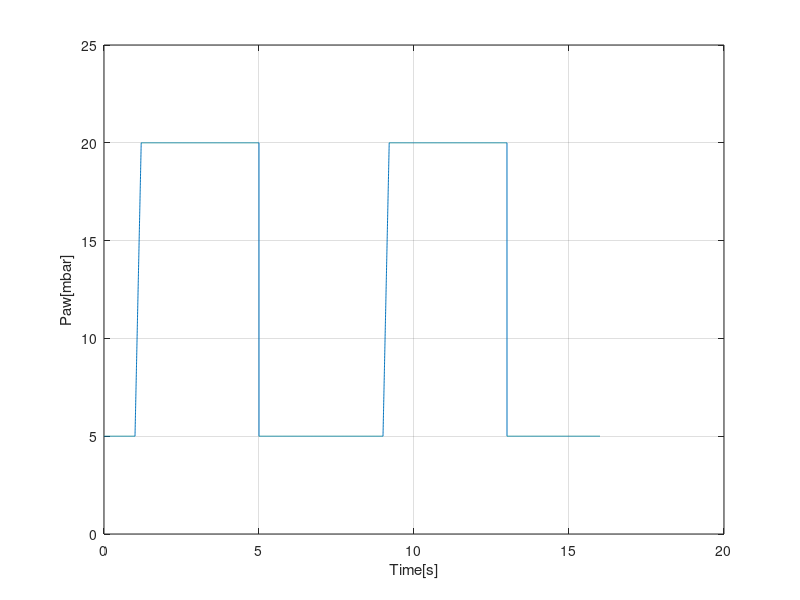

The MATLAB script that drew this image: (Note: this script raises an error after producing the figure.)
clc
clear all
close all

%%
R_lung = 5/1000;
C_lung = 20;
R_leak = 60/1000;
R_hose = 4.5/1000;
wn = 2*pi*30;

A_h = -(1/R_hose + 1/R_leak)/(R_lung*C_lung*(1/R_lung+1/R_hose+1/R_leak));
B_h = (1/R_hose)/(R_lung*C_lung*(1/R_lung+1/R_hose+1/R_leak));
C_h = [( 1/R_lung/(1/R_lung+1/R_hose+1/R_leak)),  -(1/R_hose+1/R_leak)/(R_lung*(1/R_lung+1/R_hose+1/R_leak))]';
D_h = [ (1/R_hose/(1/R_lung+1/R_hose+1/R_leak)) , (1/R_hose / (R_lung*(1/R_lung+1/R_hose+1/R_leak)))]';

fprintf("Value of A_h B_h C_h & D_h  is : %f\n %f\n ", A_h,B_h);
fprintf("Value of C_h is: \n")
disp(C_h)
fprintf("Value of D_h is: \n")
disp(D_h)

%%
%patient hose H_s
s = tf("s");
H_s = C_h*(inv(s*eye(1)-A_h))*B_h + D_h;
fprintf("Patient hose transfer function is: \n")
H_s

%Blower B_s
zeta = 1;
B_s = (wn^2)/(s^2 + 2*zeta*wn*s + wn^2);

fprintf("Blower transfer function is: \n")
B_s

fprintf("Overall plant transfer function is : \n")
B_s*H_s


t = 0:0.001:16;
pset_t = 5*(t>=0)+(75*((t-1).*(t-1>=0)))-(75*((t-1.2).*(t-1.2>=0)))-15*(t-5>=0);%slope of the ramp 75mbar/sec
pset_t_secondcycle =(75*(((t-8)-1).*((t-8)-1>=0)))-(75*(((t-8)-1.2).*((t-8)-1.2>=0)))-15*((t-8)-5>=0);
u = pset_t+pset_t_secondcycle;
figure(1)
plot(t,[pset_t+pset_t_secondcycle])
xlabel("Time[s]")
ylabel("Paw[mbar]")
grid on

ki =[0,0.4,10];

%Paw plot for different ki
for i = 1:length(ki)
    
    C_s(i) = ki(i)/s;
    closed_loopsys_Paw(i) = (1+C_s(i))*((B_s*H_s(1))/(1+B_s*H_s(1)*C_s(i)));
    fprintf("Closed loop Paw transfer function is : \n")
    closed_loopsys_Paw(i)

    [yPaw,taw,x] = lsim(closed_loopsys_Paw(i),u,t);
    hold on
    plot(taw,yPaw)
end
grid on
hold off

%%
t = 0:0.001:16;
pset_t = 5*(t>=0)+(75*((t-1).*(t-1>=0)))-(75*((t-1.2).*(t-1.2>=0)))-15*(t-5>=0);%slope of the ramp 75mbar/sec
pset_t_secondcycle =(75*(((t-8)-1).*((t-8)-1>=0)))-(75*(((t-8)-1.2).*((t-8)-1.2>=0)))-15*((t-8)-5>=0);
u = pset_t+pset_t_secondcycle;

ki =[0,0.4,10];
for i = 1:length(ki)
    
    C_s(i) = ki(i)/s;
    H_s0(i)= (1+C_s(i))*((B_s*H_s(1))/(1+(B_s*H_s(1)*C_s(i))));
    closed_loopsys_Qpat(i) = (B_s*H_s(2))*(1+C_s(i) - (H_s0(i)*C_s(i)));
       
    fprintf("Closed loop Qpat transfer function is : \n")
    closed_loopsys_Qpat(i)

    [ypat,tpat,x] = lsim(closed_loopsys_Qpat(i),u,t);
    figure(2)
    plot(tpat,ypat*60)
    xlabel("Time[s]")
    ylabel("Qpat[mL/min]")
    hold on
end
grid on
hold off

%%
figure(3)
bode(B_s*H_s(1))
%%
% root_locus
integ_controller = 1/s;
rlocus(B_s*H_s(1)*integ_controller);
sgrid(zeta,wn)
axis([-250 20 -400 400])